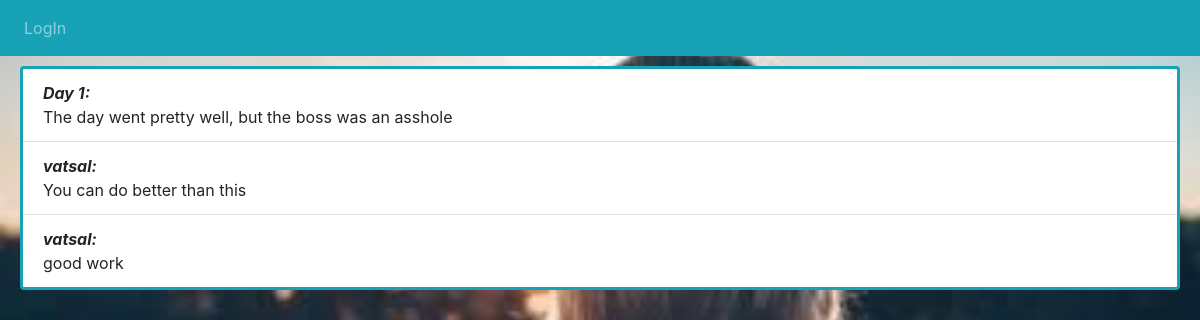
Page /diary/1 on the earlier database version.
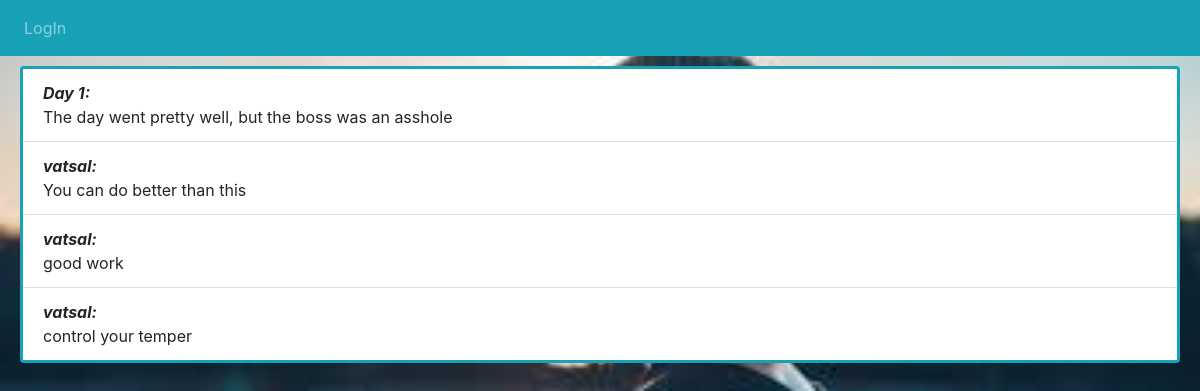
Same page on the later database version.
### misc/models.py (models this page shows, shortened)
class Comment(models.Model):
    post = models.ForeignKey(Diary, on_delete=models.CASCADE, related_name='comments')
    text = models.TextField()
    psychiatrist=models.ForeignKey(User,on_delete=models.CASCADE,related_name='psych')

### account/models.py (models this page shows, shortened)
class User(AbstractBaseUser, PermissionsMixin):
	GENDER=[('M','M'),('F','F')]
	email= models.EmailField(unique=True)
	username=models.CharField(max_length=200,null=False,blank=False)
	age= models.IntegerField(blank=False, null=False, default=0)
	gender= models.CharField(choices= GENDER, max_length=15)
	is_therapist=models.BooleanField(default=False)
	date_joined = models.DateTimeField(auto_now_add=True)
	is_staff= models.BooleanField(default=False)
	is_active= models.BooleanField(default=True)
	is_superuser= models.BooleanField(default=False)
	is_admin=models.BooleanField(default=False)
	objects = UserManager()
	USERNAME_FIELD = 'email'

### misc/views.py (the view)
# urls.py: path('diary/<int:product_id>',detail,name='detail'),
def detail(request,product_id):
	diary=get_object_or_404(Diary, pk=product_id)
	return render(request,'misc/detail.html',{'diary':diary})

### misc/templates/misc/detail.html (shortened to what this page needs)
<!doctype html>
<html lang="en">
{% load static %}
<head>
    <link rel="stylesheet" href="https://maxcdn.bootstrapcdn.com/bootstrap/4.0.0/css/bootstrap.min.css">
    <link href="http://maxcdn.bootstrapcdn.com/font-awesome/4.2.0/css/font-awesome.min.css" rel="stylesheet">
</head>
<body>
    <nav class="navbar navbar-expand-sm bg-info navbar-dark">
        <ul class="navbar-nav">
		{% if user.is_authenticated %}
            <li class="nav-item active">
                <a class="nav-link" href="">Therapist's Reply</a>
            </li>
            <li class="nav-item">
                <a class="nav-link" href="{% url 'home' %}">Home</a>
            </li>
            <li class="nav-item pull-left">
                <a class="nav-link" href="{% url 'quiz' %}">Quiz</a>
            </li>
            <li class="nav-item pull-left">
                <a class="nav-link" href="{% url 'diary_all' %}">Diary</a>
            </li>
			<li class="nav-item pull-left">
                <a class="nav-link" >{{request.user.username}}</a>
            </li>
            <li class="nav-item pull-left">
                      <a class="nav-link" href="javascript:{document.getElementById('logout').submit()}">LogOut</a>
                      <form id="logout" method="POST" action="{% url 'logout' %}">
        {% csrf_token %}
        <input type="hidden" name="" />
      </form>
        </li>
			{% else %}
			<li class="nav-item pull-left">
                <a class="nav-link" href="{% url 'login' %}">LogIn</a>
            </li>
        </ul>
        {% endif %}
    </nav>
    <div class="card border-info" style="border-width: medium; margin-left: 20px; margin-right: 20px; margin-top: 10px">
        <ul class="list-group list-group-flush">
            <li class="list-group-item"><b><i>{{ diary.title }}:</i></b><br>{{ diary.Addition }}</li>
            {% for comment in diary.comments.all %}
              <li class="list-group-item"><b><i>{{ comment.psychiatrist.username }}:</i></b><br>{{ comment.text }}</li>
			  {% empty %}
			  <li class="list-group-item"><b><i></i></b><br>No comments here yet :(</li>
            {% endfor %}
        </ul>
    </div>
</body>
</html>

Differences in the rows shown:
added Comment: psychiatrist.username "vatsal", text "control your temper"
